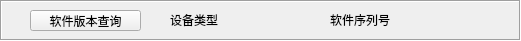
   <widget class="QFrame" name="frame_3">
    <property name="geometry">
     <rect>
      <x>630</x>
      <y>20</y>
      <width>521</width>
      <height>41</height>
     </rect>
    </property>
    <property name="sizePolicy">
     <sizepolicy hsizetype="Expanding" vsizetype="Expanding">
      <horstretch>0</horstretch>
      <verstretch>0</verstretch>
     </sizepolicy>
    </property>
    <property name="frameShape">
     <enum>QFrame::Box</enum>
    </property>
    <property name="frameShadow">
     <enum>QFrame::Sunken</enum>
    </property>
    <widget class="QPushButton" name="checkSwVerBtn">
     <property name="geometry">
      <rect>
       <x>30</x>
       <y>10</y>
       <width>111</width>
       <height>21</height>
      </rect>
     </property>
     <property name="sizePolicy">
      <sizepolicy hsizetype="Expanding" vsizetype="Expanding">
       <horstretch>0</horstretch>
       <verstretch>0</verstretch>
      </sizepolicy>
     </property>
     <property name="text">
      <string>软件版本查询</string>
     </property>
    </widget>
    <widget class="QLabel" name="label_66">
     <property name="geometry">
      <rect>
       <x>170</x>
       <y>10</y>
       <width>91</width>
       <height>20</height>
      </rect>
     </property>
     <property name="sizePolicy">
      <sizepolicy hsizetype="Expanding" vsizetype="Expanding">
       <horstretch>0</horstretch>
       <verstretch>0</verstretch>
      </sizepolicy>
     </property>
     <property name="text">
      <string>设备类型</string>
     </property>
    </widget>
    <widget class="QLabel" name="label_67">
     <property name="geometry">
      <rect>
       <x>330</x>
       <y>10</y>
       <width>91</width>
       <height>20</height>
      </rect>
     </property>
     <property name="text">
      <string>软件序列号</string>
     </property>
    </widget>
    <widget class="QLabel" name="type">
     <property name="geometry">
      <rect>
       <x>260</x>
       <y>10</y>
       <width>51</width>
       <height>20</height>
      </rect>
     </property>
     <property name="text">
      <string/>
     </property>
    </widget>
    <widget class="QLabel" name="swSerialNumLabel">
     <property name="geometry">
      <rect>
       <x>420</x>
       <y>10</y>
       <width>101</width>
       <height>20</height>
      </rect>
     </property>
     <property name="text">
      <string/>
     </property>
    </widget>
   </widget>
